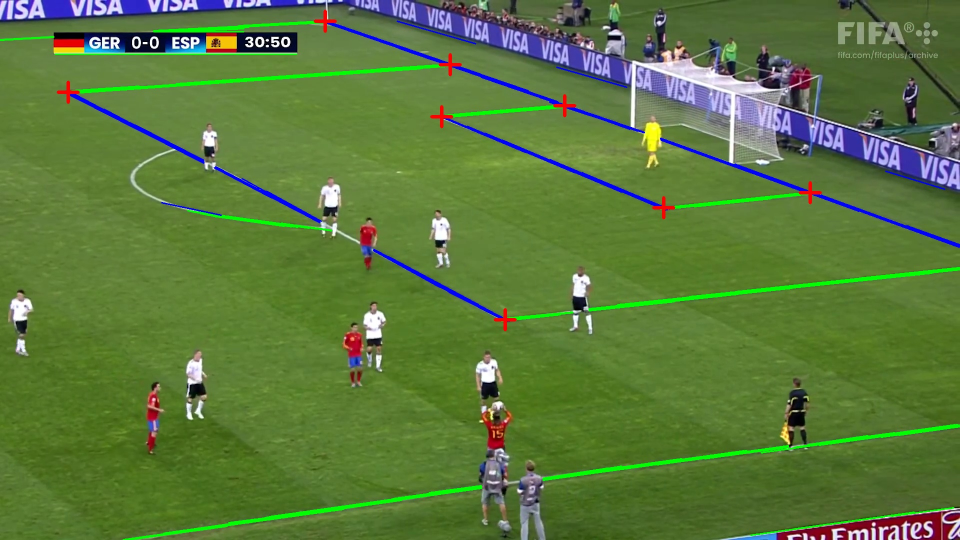
#> input picture intersect_points.jpg, 1920 x 1080 px (shown at 1/2 size)
$ python -i line_detection_ani.py   (imports and definitions only)   (older library calls are emulated)
#> lines starting #> are read from the running program, lines starting #| are printed output that depends on the picture; after the words box and inside, x2 and y2 are one past the last pixel; in counts of white or black regions, pixels touching at a corner belong together
#> further down, picture is the input picture: shape (1080, 1920, 3); mean B, G, R 61, 121, 91.4
import cv2
import numpy as np
import math
from sklearn.cluster import DBSCAN

def mask_field(frame, num=10):
    # Convert the image to the HSV color space
#> called with num = 10
    im_hsv = cv2.cvtColor(frame, cv2.COLOR_BGR2HSV)
#> im_hsv: shape (1080, 1920, 3); mean H, S, V 51.6, 148.3, 128.8

    # Calculate the histogram for the hue channel
    hue_hist = cv2.calcHist([im_hsv], [0], None, [180], [0, 180])
#> hue_hist = 180 values, max 904097 at index 43, min 111 at index 78, mean 11520
    peak_idx = np.argmax(hue_hist)  # Get the dominant hue index
#> peak_idx = 43

    # Determine hue range around the peak index
    min_hue = max(peak_idx - num, 0)
#> min_hue = 33
    max_hue = min(peak_idx + num, 179)
#> max_hue = 53

    # # Define range for green color (field)
    lower_green = np.array([min_hue, 50, 50])  # Adjust these values as needed
#> lower_green = [33, 50, 50]
    upper_green = np.array([max_hue, 255, 255])
#> upper_green = [53, 255, 255]
    field_mask = cv2.inRange(im_hsv, lower_green, upper_green)
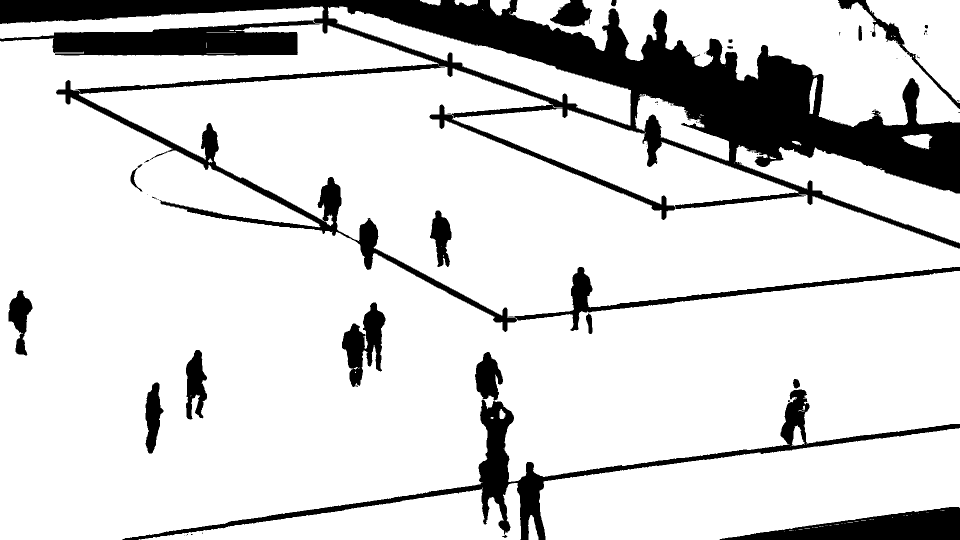
#> field_mask: shape (1080, 1920) (shown at 1/2 size); 84.3% white; 61 black regions (39 under 20 px), largest, box (x1, y1, x2, y2) and area: (0, 0, 1920, 664) 241722, (245, 779, 1920, 1080) 34357, (1439, 1014, 1920, 1080) 17324

    num_labels, labels, stats, _ = cv2.connectedComponentsWithStats(field_mask)
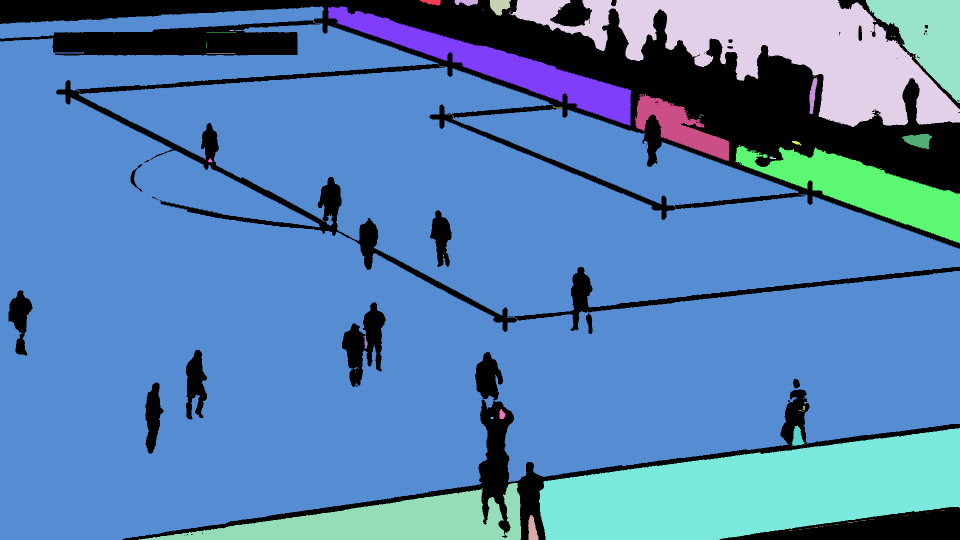
#> labels: shape (1080, 1920) int32 (shown at 1/2 size); 97 distinct labels, from 0 to 96; one colour per label, 0 black
#> num_labels = 97; stats = 97 rows, first 6: [0, 0, 1920, 1080, 324824], [840, 0, 42, 11, 310], [909, 0, 47, 12, 404], [980, 0, 42, 31, 898], [1018, 0, 902, 254, 94586], [1732, 0, 188, 206, 20196]
    largest_label = 1 + np.argmax(stats[1:, cv2.CC_STAT_AREA])  # Ignore background
#> largest_label = 6
    field_mask = (labels == largest_label).astype(np.uint8)
#> field_mask: shape (1080, 1920); values 0 (black) and 1 (white), 66.9% white; 19 black regions (6 under 20 px), largest, box (x1, y1, x2, y2) and area: (0, 0, 1920, 664) 441947, (245, 779, 1920, 1080) 219312, (684, 605, 771, 774) 7389

    # Apply the combined mask to the original frame
    masked_frame = cv2.bitwise_and(frame, frame, mask=field_mask)
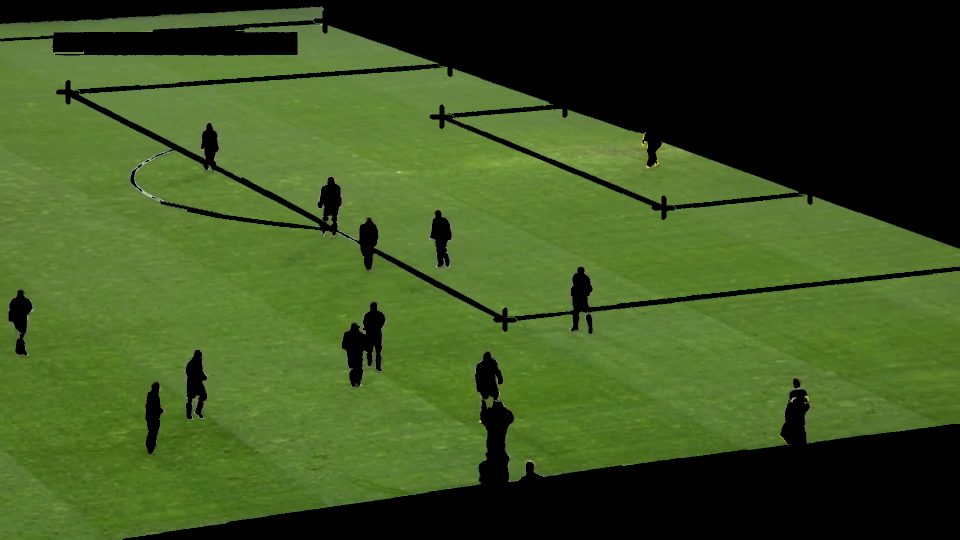
#> masked_frame: shape (1080, 1920, 3) (shown at 1/2 size); mean B, G, R 33, 84, 61.5

    return masked_frame


def detect_lines(frame):
    # Convert to HSV and mask green areas
    masked_frame = mask_field(frame)

    # Convert frame to grayscale
    gray = cv2.cvtColor(masked_frame, cv2.COLOR_BGR2GRAY)
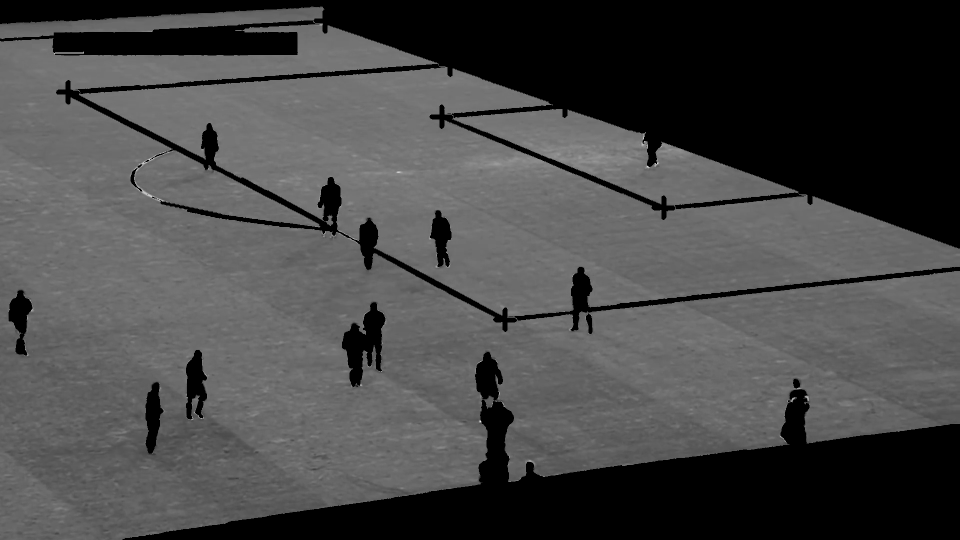
#> gray: shape (1080, 1920) (shown at 1/2 size); min 0, max 244, mean 71.4

    # Apply Gaussian blurs with different sigma values
    blurred_small = cv2.GaussianBlur(gray, (3, 3), 1)  # Small sigma
    blurred_large = cv2.GaussianBlur(gray, (5, 5), 3)  # Larger sigma

    # Perform edge detection on each blurred image
    edges_small = cv2.Canny(blurred_small, 40, 70)
#> edges_small: shape (1080, 1920); 1.1% white in thin lines or dots
    edges_large = cv2.Canny(blurred_large, 80, 100)
#> edges_large: shape (1080, 1920); 0.97% white in thin lines or dots

    # Combine edges from both scales
    combined_edges = cv2.bitwise_or(edges_small, edges_large)
#> combined_edges: shape (1080, 1920); 1.3% white in thin lines or dots

    # Use morphological operations to clean up the edges
    kernel = np.ones((5, 5), np.uint8)
    final_edges = cv2.dilate(combined_edges, kernel, iterations=1)
#> final_edges: shape (1080, 1920); 5.9% white; 73 white regions, largest, box (x1, y1, x2, y2) and area: (0, 11, 1920, 671) 82309, (243, 701, 1920, 1080) 17456, (681, 602, 776, 779) 4448
    final_edges = cv2.erode(final_edges, kernel, iterations=1)
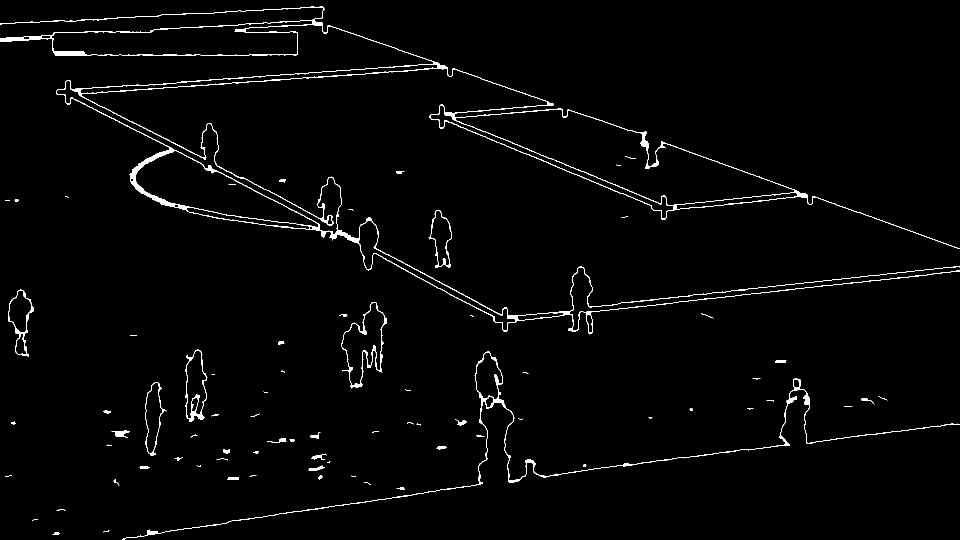
#> final_edges: shape (1080, 1920) (shown at 1/2 size); 1.6% white; 75 white regions (30 under 20 px), largest, box (x1, y1, x2, y2) and area: (0, 13, 1920, 669) 22004, (245, 703, 1920, 1080) 4861, (683, 604, 774, 777) 1304

    kernel = np.ones((3, 3), np.uint8)
    final_edges = cv2.dilate(final_edges, kernel, iterations=2)
    final_edges = cv2.erode(final_edges, kernel, iterations=2)

    final_edges = cv2.morphologyEx(final_edges, cv2.MORPH_CLOSE, kernel)

    return final_edges


def intersection(o1, p1, o2, p2):
    """Find the intersection of two line segments (o1, p1) and (o2, p2).

    Args:
        o1: Starting point of the first line segment (x1, y1).
        p1: Ending point of the first line segment (x2, y2).
        o2: Starting point of the second line segment (x3, y3).
        p2: Ending point of the second line segment (x4, y4).

    Returns:
        A tuple (x, y) of the intersection point if it exists,
        or None if the line segments do not intersect.
    """
    # Convert points to numpy arrays
    o1, p1, o2, p2 = map(np.array, [o1, p1, o2, p2])

    # Direction vectors
    d1 = p1 - o1  # Vector for the first line segment
    d2 = p2 - o2  # Vector for the second line segment
    x = o2 - o1  # Vector from the start of line 1 to the start of line 2

    # Calculate the cross product
    cross = d1[0] * d2[1] - d1[1] * d2[0]

    # Check if lines are parallel
    if abs(cross) < 1e-8:
        return None  # Lines are parallel, no intersection

    # Calculate t1 parameter
    t1 = (x[0] * d2[1] - x[1] * d2[0]) / cross

    # Calculate intersection point
    r = o1 + d1 * t1
    if (
        min(o1[0], p1[0]) <= r[0] <= max(o1[0], p1[0])
        and min(o1[1], p1[1]) <= r[1] <= max(o1[1], p1[1])
        and min(o2[0], p2[0]) <= r[0] <= max(o2[0], p2[0])
        and min(o2[1], p2[1]) <= r[1] <= max(o2[1], p2[1])
    ):
        return (int(round(r[0])), int(round(r[1])))
    return None


def is_duplicate_angle(angle, existing_lines, angle_tolerance=3.5):

    for existing in existing_lines:
        existing_angle = existing[5]

        # Check if the angles are within the specified tolerance
        if abs(existing_angle - angle) < angle_tolerance:
            return True
    return False

def cluster_intersection_points(intersection_points, eps=10, min_samples=1):
    """Cluster intersection points that are close to each other and return centroids."""
    # Remove None values from intersection_points
    points = np.array([p for p in intersection_points if p is not None])

    if len(points) == 0:
        return []  # No valid intersection points

    # Apply DBSCAN clustering
    clustering = DBSCAN(eps=eps, min_samples=min_samples).fit(points)

    # Calculate centroids of each cluster
    centroids = []
    for cluster_id in set(clustering.labels_):
        if cluster_id == -1:
            continue  # Skip noise points

        # Find points in the current cluster
        cluster_points = points[clustering.labels_ == cluster_id]

        # Calculate the centroid
        centroid = cluster_points.mean(axis=0)
        centroids.append((int(round(centroid[0])), int(round(centroid[1]))))


    return centroids


def detecting_lines_intersection_points(frame):
    edges = detect_lines(frame)

    vertical_lines = []
    horizontal_lines = []

    frame = cv2.cvtColor(edges, cv2.COLOR_GRAY2BGR)

    lines = cv2.HoughLinesP(
        edges, rho=1, theta=np.pi / 180, threshold=50, minLineLength=80, maxLineGap=10
    )
#> lines = 81 rows, first 6: [0, 47, 127, 41], [157, 187, 840, 139], [144, 195, 632, 444], [353, 165, 443, 159], [1492, 899, 1579, 889], [1242, 931, 1362, 915]
    # Draw the detected lines on the original image
    if lines is not None:
        for line in lines:
            x1, y1, x2, y2 = line[0]

            # Calculate the angle of the line in degrees and the length
            angle = math.degrees(math.atan2(y2 - y1, x2 - x1))
            length = math.sqrt((x2 - x1) ** 2 + (y2 - y1) ** 2)

            if -10 < angle < 10:  # Tolerance for horizontal (close to 0 degrees)
                horizontal_lines.append((x1, y1, x2, y2, length, angle))
                cv2.line(frame, (x1, y1), (x2, y2), (0, 255, 0), 2)

            # Classify as vertical if angle is close to 90 or -90 degrees, otherwise horizontal
            else:  # Tolerance for vertical (close to 90 degrees)
                vertical_lines.append((x1, y1, x2, y2, length, angle))
                cv2.line(frame, (x1, y1), (x2, y2), (255, 0, 0), 2)
#> this loop made 81 passes
#> (x1, y1, x2, y2, angle, length) on passes 1 to 12: (0, 47, 127, 41, -2.7, 127.1), (157, 187, 840, 139, -4.02, 684.7), (144, 195, 632, 444, 27.03, 547.9), (353, 165, 443, 159, -3.81, 90.2), (1492, 899, 1579, 889, -6.56, 87.57), (1242, 931, 1362, 915, -7.59, 121.1), (777, 509, 968, 611, 28.1, 216.5), (158, 189, 411, 318, 27.02, 284), (195, 110, 448, 110, 0, 253), (696, 140, 878, 127, -4.09, 182.5), (1349, 604, 1590, 578, -6.16, 242.4), (904, 237, 1255, 379, 22.03, 378.6)
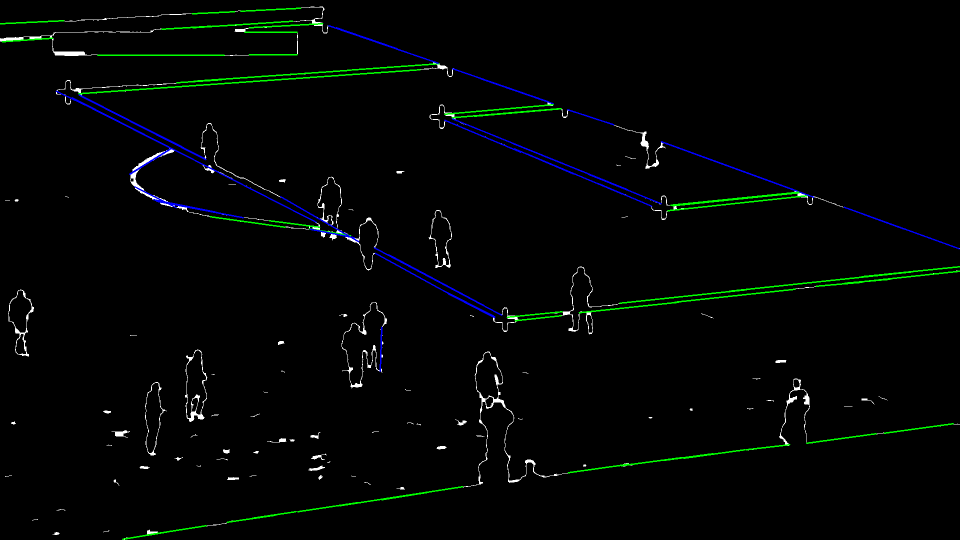
#> frame: shape (1080, 1920, 3) (shown at 1/2 size); mean B, G, R 3.9, 4.9, 2.3
#> after the loop, horizontal_lines = 47 items, first 6: (0, 47, 127, 41, 127.1, -2.7), (157, 187, 840, 139, 684.7, -4.02), (353, 165, 443, 159, 90.2, -3.81), (1492, 899, 1579, 889, 87.57, -6.56), (1242, 931, 1362, 915, 121.1, -7.59), (195, 110, 448, 110, 253, 0); vertical_lines = 34 items, first 6: (144, 195, 632, 444, 547.9, 27.03), (777, 509, 968, 611, 216.5, 28.1), (158, 189, 411, 318, 284, 27.02), (904, 237, 1255, 379, 378.6, 22.03), (748, 495, 1003, 630, 288.5, 27.9), (657, 51, 876, 126, 231.5, 18.9)

    horizontal_lines_sorted = sorted(
        horizontal_lines, key=lambda line: line[4], reverse=True
    )
#> horizontal_lines_sorted = 47 items
    vertical_lines_sorted = sorted(
        vertical_lines, key=lambda line: line[4], reverse=True
    )
#> vertical_lines_sorted = 34 items
    intersection_points = []
    for h in horizontal_lines_sorted:
        for v in vertical_lines_sorted:
            inters = intersection(
                (h[0], h[1]), (h[2], h[3]), (v[0], v[1]), (v[2], v[3])
            )
            intersection_points.append(inters)
#> this loop made 47 passes
#> h on passes 2 to 13: (1458, 582, 1826, 543, 370.1, -6.05), (387, 162, 701, 140, 314.8, -4.01), (1335, 421, 1614, 391, 280.6, -6.14), (1341, 410, 1597, 384, 257.3, -5.8), (1239, 606, 1493, 579, 255.4, -6.07), (1345, 411, 1598, 385, 254.3, -5.87), (195, 110, 448, 110, 253, 0), (679, 1011, 925, 973, 248.9, -8.78), (1349, 604, 1590, 578, 242.4, -6.16), (889, 228, 1106, 209, 217.8, -5), (904, 235, 1118, 217, 214.8, -4.81), (385, 55, 585, 42, 200.4, -3.72)
#> h on pass 1: (157, 187, 840, 139, 684.7, -4.02)
            #if inters:
            #    cv2.circle(frame, inters, radius=10, color=(0, 0, 255), thickness=1)

    centroids = cluster_intersection_points(intersection_points,50,1)
#> the loop in cluster_intersection_points, `for cluster_id in set(clustering.labels_):` made 1 pass
    print('Number of centroids:',len(centroids))
#| Number of centroids: 1
    #for cent in centroids:
    #    cv2.circle(frame, cent, radius=5, color=(0, 0, 255), thickness=10)

    centroids_sorted = sorted(centroids, key=lambda point: point[1])
    for cent in centroids_sorted[:4]:
        cv2.circle(frame, cent, radius=5, color=(0, 0, 255), thickness=10)
        # Prepare the text for coordinates
        text = f"({cent[0]}, {cent[1]})"

        # Define the position for the text
        text_position = (cent[0] + 10, cent[1] - 10)  # Slightly offset from the circle

        # Put the text on the image
        cv2.putText(frame, text, text_position, cv2.FONT_HERSHEY_SIMPLEX,
                    fontScale=3, color=(255, 255, 255), thickness=3)  # White text
#> this loop made 1 pass
#> cent on pass 1: (694, 470)
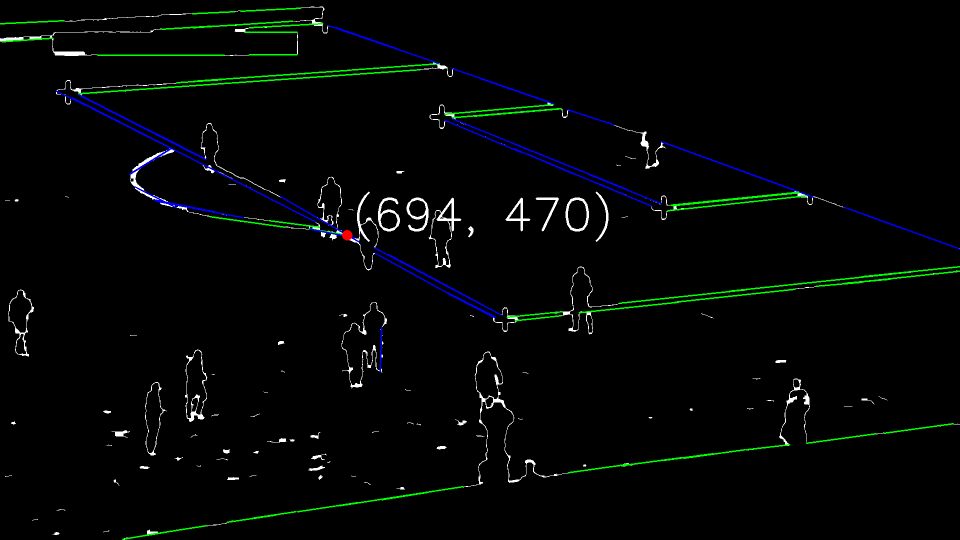
#> frame: shape (1080, 1920, 3) (shown at 1/2 size); 0.3% of pixels changed, all inside (x1, y1, x2, y2) = (684, 383, 1217, 484)

    print(centroids_sorted)
#| [(694, 470)]
    y_range = 100
    x_range = 700

    for i, (x1,y1) in enumerate(centroids_sorted):
        print(i)
        # Define the rectangle boundaries
        found_nearby = False
        for j, (x2, y2) in enumerate(centroids_sorted):
            if i != j:  # Skip the same point
                if abs(y2-y1) < 50:
                    if 1000 > abs(x2-x1) > 300:
                        found_nearby = True
                        break
#> this loop made 1 pass
#| 0

    image_height, image_width = frame.shape[:2]
    if found_nearby:
        # Calculate rectangle coordinates with boundary checks
        top_left = (max(0, x1 - x_range), max(0, y1 - y_range))
        bottom_right = (min(image_width - 1, x1 + x_range), min(image_height - 1, y1 + y_range))

        cv2.rectangle(frame, top_left, bottom_right, (0, 0, 255), 2)
    return frame


# def detect_lines(frame):

#     # Convert to HSV and mask green areas
#     masked_frame = mask_field(frame)

#     # Convert masked image to grayscale
#     gray = cv2.cvtColor(masked_frame, cv2.COLOR_BGR2GRAY)

#     # Step 4: Combine Laplacian and Canny edge detection with Gaussian blur
#     blurred = cv2.GaussianBlur(gray, (3, 3), 0)

#     # # Laplacian edge detection
#     # laplacian_edges = cv2.Laplacian(blurred, cv2.CV_8U, delta=1, ksize=1)

#     # Canny edge detection
#     low_threshold = 40
#     high_threshold = 70
#     processed_frame = cv2.Canny(blurred, low_threshold, high_threshold)

#     # Convert Laplacian and Canny results to 3-channel (BGR) if needed
#     if len(processed_frame.shape) == 2:  # Convert single-channel Canny to BGR
#         processed_frame = cv2.cvtColor(processed_frame, cv2.COLOR_GRAY2BGR)

#     # Combine Laplacian edges with Canny edges
#     # processed_frame = cv2.addWeighted(processed_frame, 0.5, laplacian_edges, 0.5, 0)

#     return processed_frame

>>> import cv2
>>> picture = cv2.imread('../intersect_points.jpg')
>>> result = detecting_lines_intersection_points(picture)
